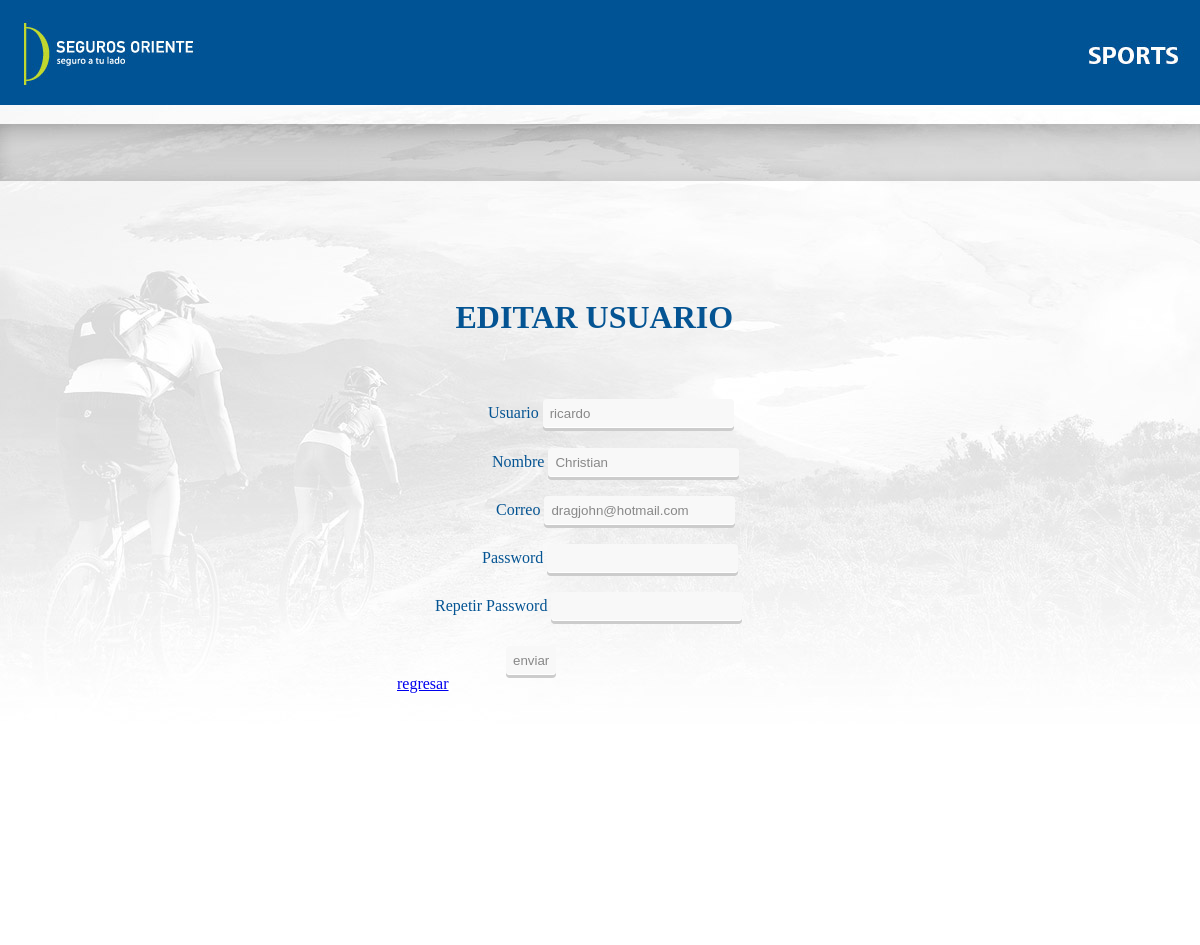
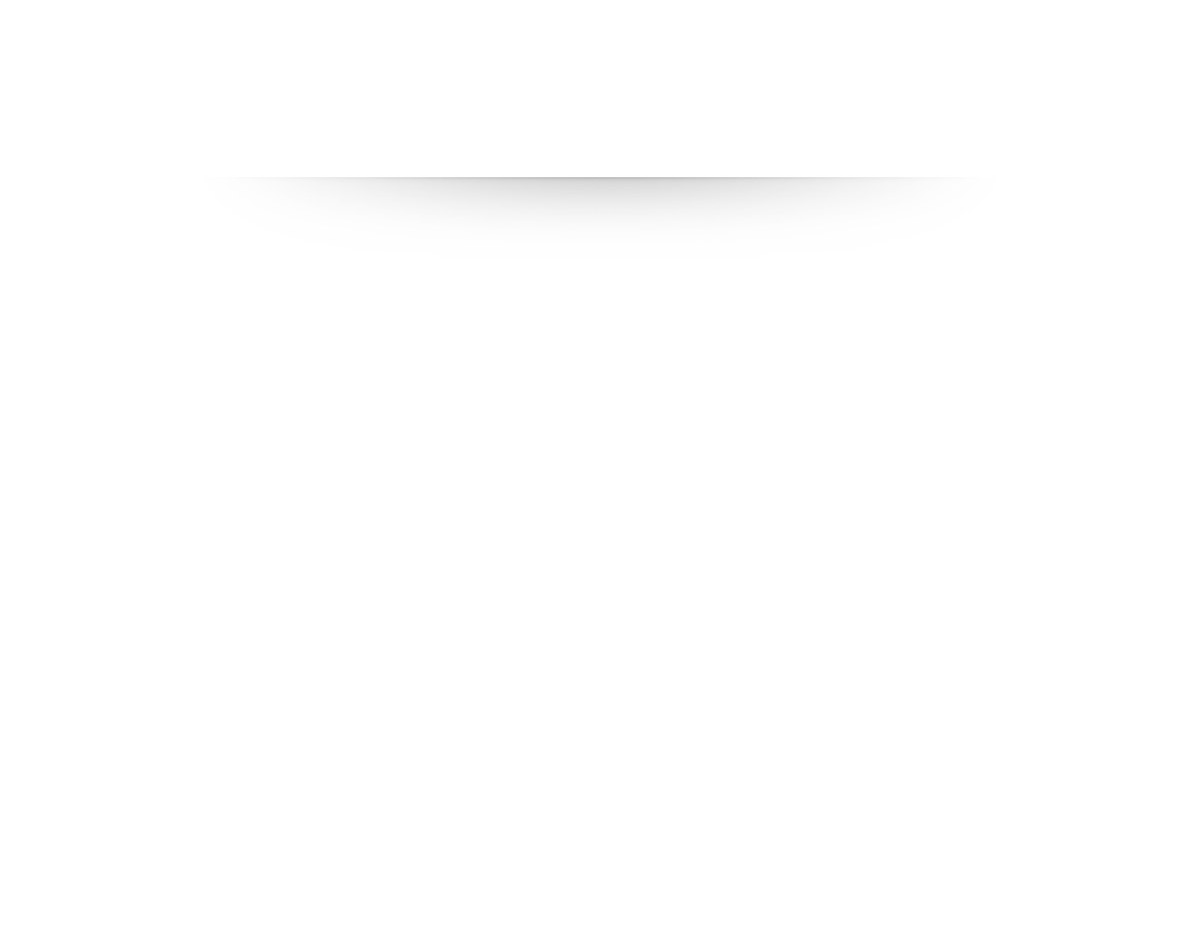
The page /consultausuid.php?idu=2 on the database its author committed (2 pictures, top to bottom).
### tables this page shows
CREATE TABLE IF NOT EXISTS `usuarios` (
  `idu` int(11) NOT NULL AUTO_INCREMENT,
  `user` varchar(100) NOT NULL,
  `pass` varchar(100) NOT NULL,
  `pass_v` varchar(100) NOT NULL,
  `name` varchar(100) NOT NULL,
  `email` varchar(100) NOT NULL,
  PRIMARY KEY (`idu`)
);

### conexion/Coneccion.php (called while the page is built, shortened)
<?php
class Coneccion
{
	public static function con()
	{
		$con=mysql_connect("localhost","seguroso_appUser","Seg%Ori.2014");
		return $con;
	}
}
?>

### conexion/Trabajo.php (called while the page is built, shortened)
<?php
require_once'Coneccion.php';
class Trabajo
{
	private $usuario;
	public function __construct()
	{
		$this->usuario=array();
	}
public function consultausuarioid($idu)
{
	$sql="select idu,user,name,email from usuarios where idu=$idu";
	$res=mysql_query($sql,Coneccion::con());
	while($reg=mysql_fetch_assoc($res))
	{
		$this->usuario[]=$reg;
	}
	return $this->usuario;
}
}
?>

### consultausuid.php (the view, shortened to what this page needs)
<?php
require_once('conexion/Trabajo.php');
$t=new Trabajo();
$usu=$t->consultausuarioid($_GET["idu"]);
?>
<!DOCTYPE html PUBLIC "-//W3C//DTD XHTML 1.0 Transitional//EN" "http://www.w3.org/TR/xhtml1/DTD/xhtml1-transitional.dtd">
<html xmlns="http://www.w3.org/1999/xhtml">
<head>
<link href="css/estilo.css" type="text/css" rel="stylesheet" />
</head>
<body>
<div id="maincontent">
<div class="formu">
<div class="titulo">
<h1>EDITAR USUARIO</h1>
</div>
<form name="form" id="form" action="consultausuid.php" method="post">
<?php
for($i=0;$i<sizeof($usu);$i++)
{
?>
<div class="nou">
Usuario <input type="text" name="usuario" value="<?php echo $usu[$i]["user"]?>" />
</div>
<div class="usu">
Nombre <input type="text" name="nombre" value="<?php echo $usu[$i]["name"]?>" />
</div>
<div class="correo">
Correo <input type="text" name="correo" value="<?php echo $usu[$i]["email"]?>" />
</div>
<div class="pass">
Password <input type="password" name="pass" />
</div>
<div class="passr">
Repetir Password <input type="password" name="passr" />
</div>
<div class="botonu">
<input type="button" name="enviar" value="enviar" onclick="valida_ediusu();" />
</div>
<?php
}
?>
</form>
<a href="ingreso.php">regresar</a>
</div>
</div>
</body>
</html>

### css/estilo.css (style rules this page uses)
* { margin:0px; padding:0px; }
body { font-family: 'FrutigerLT-BlackItalic'; color: #045493; }
#maincontent { background:url(../ima/imagenfondo.jpg) 0 0 no-repeat scroll; width:1200px; height:1604px; margin:0 auto; padding-top: 287px; }
input { padding:7px; margin: 0; -webkit-border-radius:4px; -moz-border-radius:4px; border-radius:4px; -webkit-box-shadow: 0 3px 0 #ccc, 0 -1px #fff inset; -moz-box-shadow: 0 3px 0 #ccc, 0 -1px #fff inset; box-shadow: 0 3px 0 #ccc, 0 -1px #fff inset; background: #f8f8f8; color:#888; border:none; outline:none; display: inline-block; -webkit-appearance:none; -moz-appearance:none; appearance:none; cursor:pointer; }

### consultausuid.php (style rules this page uses)
.nou { margin-left: 91px; margin-top: 63px; }
.usu { margin-left: 95px; margin-top: 20px; }
.correo { margin-left: 99px; margin-top: 19px; }
.formu { margin: 12px auto; width: 406px; }
.botonu { margin-left: 109px; margin-top: 25px; }
.pass { margin-left: 85px; margin-top: 19px; }
.passr { margin-left: 38px; margin-top: 19px; }
.titulo { margin: 12px auto; width: 289px; }

### rows shown on the page
usuarios: usuario "ricardo", nombre "Christian", correo "dragjohn@hotmail.com"
